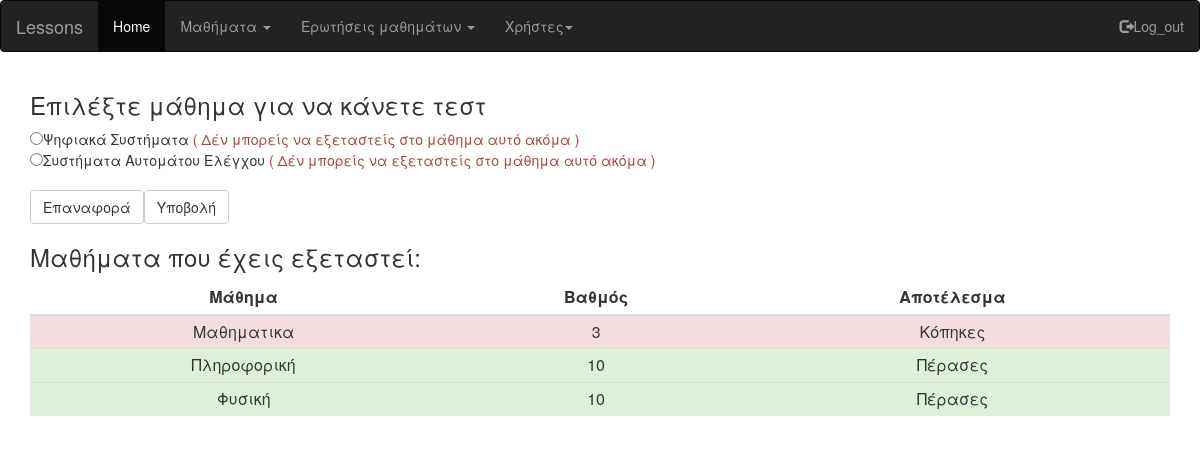
The page /php/epilogh_mathimatos_gia_erwthseis.php (signed in) on the database its author committed.
### tables this page shows
CREATE TABLE `lessons` (
  `id` int(11) NOT NULL,
  `title` text NOT NULL
);

CREATE TABLE `grades` (
  `id` int(11) NOT NULL,
  `lesson_id` int(11) NOT NULL,
  `user_id` int(11) NOT NULL,
  `grade` int(10) NOT NULL,
  `examined` tinyint(4) UNSIGNED DEFAULT '0'
);

### php/epilogh_mathimatos_gia_erwthseis.php (the view, shortened to what this page needs)
<html>
    <head>
      <?php
      	require "conf.php";
	    require "../html/navbar.php";
      ?>
    </head>
    <body>
       <div class="container-fluid">
        <div class="col-xs-12 col-sm-12">
                <?php
                  $user_id = $_SESSION['user_id'];
                  $con = mysqli_connect($local,$root,$pass,$idm);
                  mysqli_set_charset($con, "utf8");
                  $sql_question = "SELECT lessons.id,lessons.title FROM lessons
                                   LEFT JOIN grades ON lessons.id=grades.lesson_id
                                   WHERE grades.user_id= '$user_id' AND grades.examined = 0";
                  $result = mysqli_query($con, $sql_question);
                  if (mysqli_num_rows($result) > 0) {
                      echo "<h3>Επιλέξτε μάθημα για να κάνετε τεστ</h3>";
                      echo "<form action='erwthseis_mathimatos.php' method='post'>";
                      while ($row = mysqli_fetch_assoc($result)) {
                          $lesson_id = $row["id"];
                          echo "<input type='radio' name='lesson_id' value=$lesson_id>";
                          echo $row["title"];
                          $sql = "SELECT lesson_id,COUNT(question_id) countQuestions
                                  FROM have_questions
                                  WHERE lesson_id IN(SELECT
                                      lessons.id
                                  FROM
                                      lessons
                                          INNER JOIN
                                      grades ON lessons.id = grades.lesson_id
                                  WHERE
                                      grades.user_id = '$user_id'
                                          AND grades.examined = 0)
                                  GROUP BY lesson_id";
                          $result2 = mysqli_query($con, $sql);
                          if (mysqli_num_rows($result2) > 0) {
                            while ($row2 = mysqli_fetch_assoc($result2)) {
                              if($lesson_id == $row2['lesson_id']){
                                echo ' <span class="badge" style="background-color: #3a87ad;">'.$row2['countQuestions'].'</span>';
                              }else{
                                continue;
                              }
                            }
                            echo "</br>";
                          }else{
                            echo ' <span class="text-danger">( Δέν μπορείς να εξεταστείς στο μάθημα αυτό ακόμα )</span></br>';
                          }
                      }
                     echo "<br>" . " <button class='btn btn-default' type='reset'>Επαναφορά</button>";
                              echo "<button class='btn btn-default' type='submit'>Υποβολή</button>";
                      echo "</form>";
                      ?>
                      <h3>Μαθήματα που έχεις εξεταστεί:</h3>
                      <table class="table table-hover table-condensed">
                        <thead>
                          <th class="text-center">Μάθημα</th>
                          <th class="text-center">Βαθμός</th>
                          <th class="text-center">Αποτέλεσμα</th>
                        </thead>
                        <tbody>
                      <?php
                        $sql = "SELECT
                                  lessons.title,grades.grade,IF(grade >= 5,'Πέρασες','Κόπηκες') passed
                                FROM
                                    lessons
                                LEFT JOIN
                                    grades ON lessons.id = grades.lesson_id
                                WHERE
                                    grades.user_id = '$user_id' AND grades.examined = 1";
                        $result = mysqli_query($con, $sql);
                        if (mysqli_num_rows($result) > 0) {
                            while ($row = mysqli_fetch_assoc($result)) {
                              if($row['grade'] >= 5){
                                echo '<tr class="success">';
                              }else{
                                echo '<tr class="danger">';
                              }
                              echo '  <td class="text-center">'.$row['title'].'</td>
                                      <td class="text-center">'.$row['grade'].'</td>
                                      <td class="text-center">'.$row['passed'].'</td>
                                    </tr>
                              ';
                            }
                        }else{
                        }
                  }
                  ?>
                </tbody>
              </table>
            </div>
        </div>
    </body>
</html>

### rows shown on the page
lessons: title "Ψηφιακά Συστήματα"
lessons: title "Συστήματα Αυτομάτου Ελέγχου"
grades: lesson.title "Μαθηματικα", grade "3", passed "Κόπηκες"
grades: lesson.title "Πληροφορική", grade "10", passed "Πέρασες"
grades: lesson.title "Φυσική", grade "10", passed "Πέρασες"
